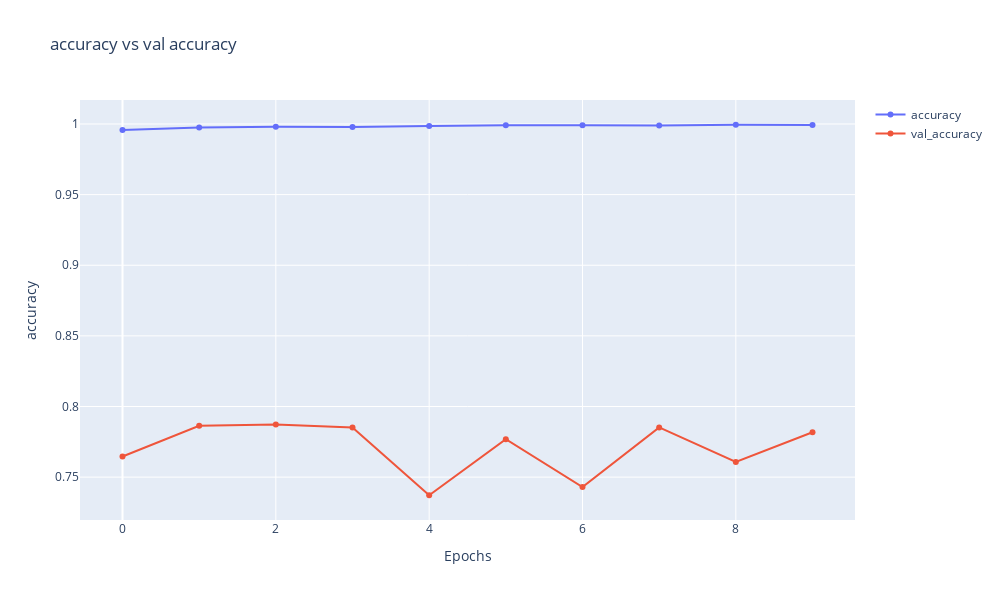
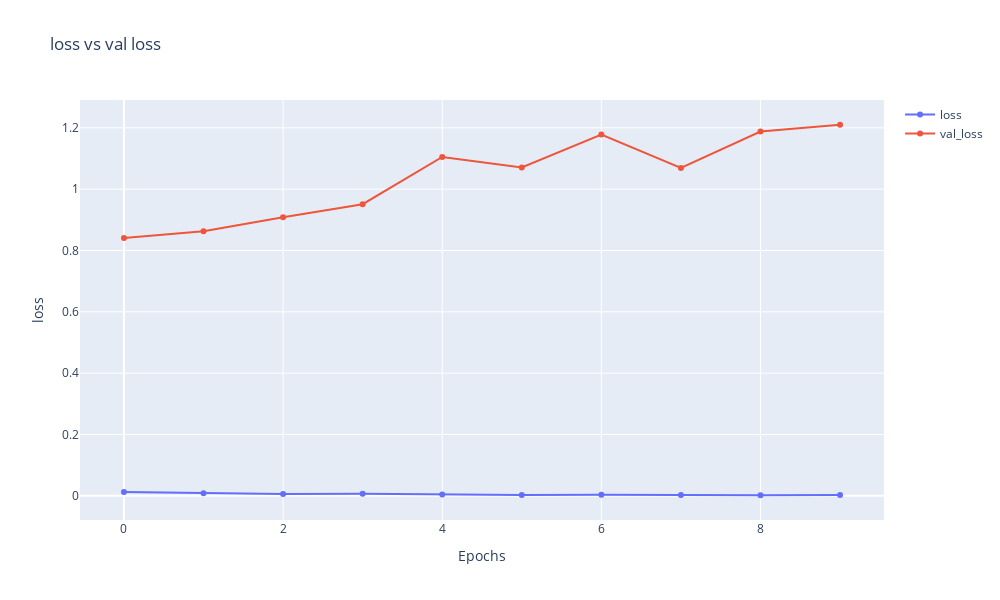

The notebook cell saved with these charts, in order:
### Code cell
plot_hist(history)

### Figure 1 — Plotly figure (JSON) as saved in the notebook; plotly's stock layout.template omitted (floating-point values rounded to 4 significant figures)
{"data": [{"mode": "markers+lines", "name": "accuracy", "type": "scatter", "x": [0, 1, 2, 3, 4, 5, 6, 7, 8, 9], "y": [0.9957, 0.9976, 0.9981, 0.9978, 0.9985, 0.9992, 0.9992, 0.999, 0.9995, 0.9993]}, {"mode": "markers+lines", "name": "val_accuracy", "type": "scatter", "x": [0, 1, 2, 3, 4, 5, 6, 7, 8, 9], "y": [0.7646, 0.7864, 0.7873, 0.7852, 0.7372, 0.7769, 0.743, 0.7852, 0.7608, 0.7818]}], "layout": {"height": 600, "title": {"text": "accuracy vs val accuracy"}, "width": 1000, "xaxis": {"title": {"text": "Epochs"}}, "yaxis": {"title": {"text": "accuracy"}}}}

### Figure 2 — Plotly figure (JSON) as saved in the notebook; plotly's stock layout.template omitted (floating-point values rounded to 4 significant figures)
{"data": [{"mode": "markers+lines", "name": "loss", "type": "scatter", "x": [0, 1, 2, 3, 4, 5, 6, 7, 8, 9], "y": [0.01222, 0.00854, 0.006049, 0.006883, 0.004642, 0.002993, 0.003845, 0.00245, 0.001873, 0.00252]}, {"mode": "markers+lines", "name": "val_loss", "type": "scatter", "x": [0, 1, 2, 3, 4, 5, 6, 7, 8, 9], "y": [0.8406, 0.863, 0.9084, 0.951, 1.105, 1.071, 1.178, 1.069, 1.188, 1.21]}], "layout": {"height": 600, "title": {"text": "loss vs val loss"}, "width": 1000, "xaxis": {"title": {"text": "Epochs"}}, "yaxis": {"title": {"text": "loss"}}}}
